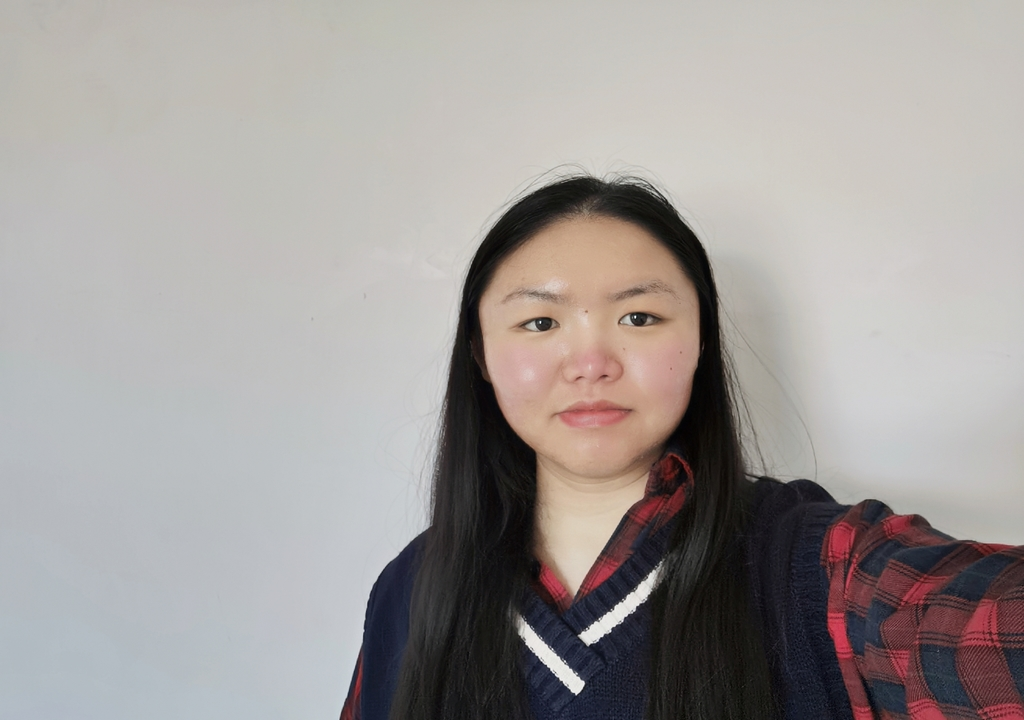
#> input picture Image Basic/face_01_u6589143.jpg, 1024 x 720 px; its folder holds only this picture in this run
$ python -i contour_demo.py   (imports and definitions only)   (older library calls are emulated)
#> lines starting #> are read from the running program, lines starting #| are printed output that depends on the picture
#> further down, picture is the input picture: shape (720, 1024, 3); mean B, G, R 153.2, 155.3, 160.4
# Code from Saurabh Gupta
from tqdm import tqdm
import os, sys, numpy as np, cv2

sys.path.insert(0, 'pybsds')
from scipy import signal
from skimage.util import img_as_float
from skimage.io import imread
from pybsds.bsds_dataset import BSDSDataset
from pybsds import evaluate_boundaries
import matplotlib

# [1 line not run here, left out]
from matplotlib import pyplot as plt

GT_DIR = os.path.join('contour-data', 'groundTruth')
IMAGE_DIR = os.path.join('contour-data', 'images')
N_THRESHOLDS = 99


def get_imlist(name):
    imlist = np.loadtxt('contour-data/{}.imlist'.format(name))
    return imlist.astype(np.int)


# [15 lines left out: function compute_edges_dxdy, not called in this run]


def sobel_edge_dxdy(gray):
    dx = signal.convolve2d(gray, np.mat([1, 2, 1]).T * np.mat([1, 0, -1]), mode='same')
    dy = signal.convolve2d(gray, np.mat([1, 0, -1]).T * np.mat([1, 2, 1]), mode='same')

    return dx, dy


def canny_edge(gray):
    # gaussian blur
    gray_gau = cv2.GaussianBlur(gray, (3, 3), 0.8)

    # sobel edge detection
    dx, dy = sobel_edge_dxdy(gray_gau)
    mag = np.sqrt(dx ** 2 + dy ** 2)
    h, w = mag.shape
    non_max = np.zeros((h, w))

    # non - maximum suppression and interpolation
    for i in range(1, h - 1):
        for j in range(1, w - 1):
            if mag[i, j] != 0:
                grad_x = dx[i, j]
                grad_y = dy[i, j]

                # if the gradient along y is larger
                # the derivative tends to y

                if np.abs(grad_x) < np.abs(grad_y):
                    weight = np.abs(grad_x) / np.abs(grad_y)
                    grad2 = mag[i - 1, j]
                    grad4 = mag[i + 1, j]

                    # if the signs of both derivate of x and y are same
                    # the position of pixel are:
                    # g1    g2
                    #       c
                    #       g4    g3
                    if grad_x * grad_y > 0:
                        grad1 = mag[i - 1, j - 1]
                        grad3 = mag[i + 1, j + 1]

                    # the signs are different
                    #       g2    g1
                    #       c
                    # g3    g4
                    else:
                        grad1 = mag[i - 1, j + 1]
                        grad3 = mag[i + 1, j - 1]

                # if the gradient along x is larger
                else:
                    weight = np.abs(grad_y) / np.abs(grad_x)
                    grad2 = mag[i, j - 1]
                    grad4 = mag[i, j + 1]

                    # signs same
                    #             g3
                    # g2    c     g4
                    # g1
                    if grad_x * grad_y > 0:
                        grad1 = mag[i + 1, j - 1]
                        grad3 = mag[i - 1, j + 1]

                    # signs different
                    # g1
                    # g2    c     g4
                    #             g3
                    else:
                        grad1 = mag[i - 1, j - 1]
                        grad3 = mag[i + 1, j + 1]

                # interpolation
                mag1 = weight * grad1 + (1 - weight) * grad2
                mag2 = weight * grad3 + (1 - weight) * grad4

                if mag[i, j] >= mag1 and mag[i, j] >= mag2:
                    non_max[i, j] = mag[i, j]

    mag = non_max * 255 / np.max(non_max)
    out = np.clip(mag, 0, 255).astype(np.uint8)
    return out


def lab_edge(I):
    lab = cv2.cvtColor(I, cv2.COLOR_BGR2LAB)
#> lab: shape (720, 1024, 3); mean of channels 0, 1, 2 161.5, 129.8, 129.9
    l, a, b = cv2.split(lab)
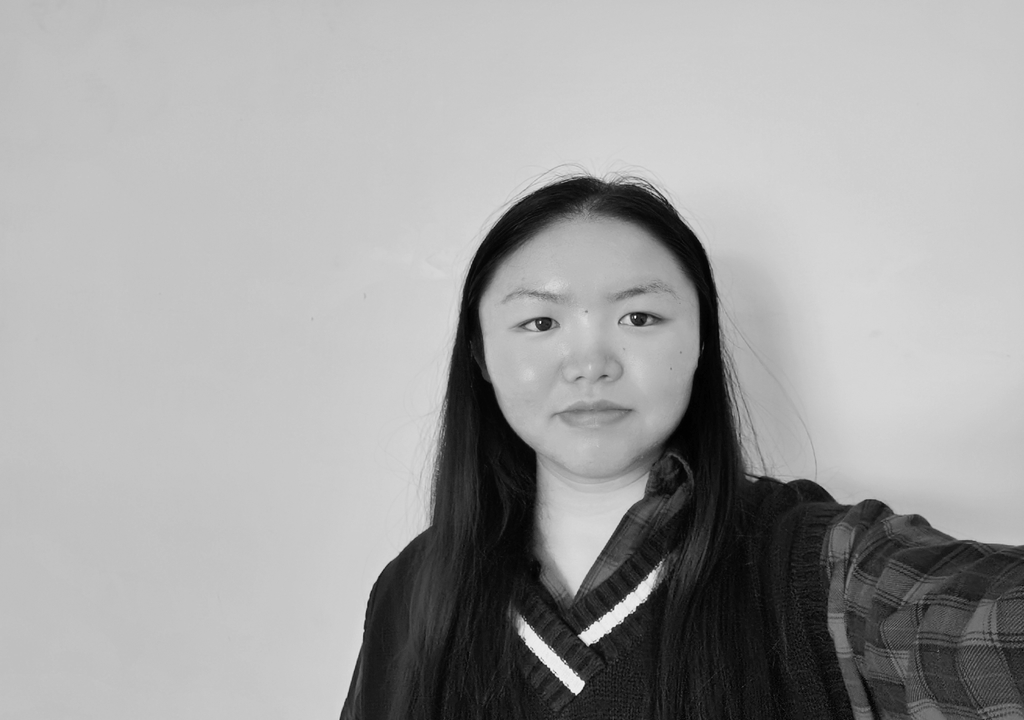
#> l: shape (720, 1024); min 0, max 255, mean 161.5
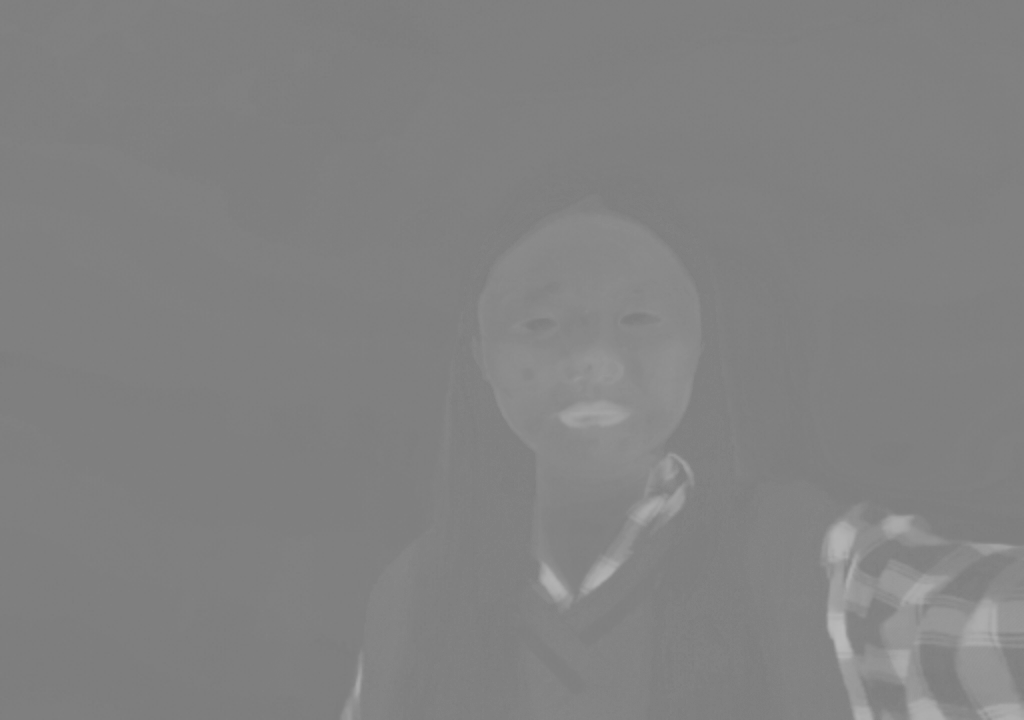
#> a: shape (720, 1024); min 124, max 186, mean 129.8
    l_edge = canny_edge(l)
#> in sobel_edge_dxdy, `dx = signal.convolve2d(gray, np.mat([1, 2, 1]).T * np.mat([1, 0, -1]),..`:
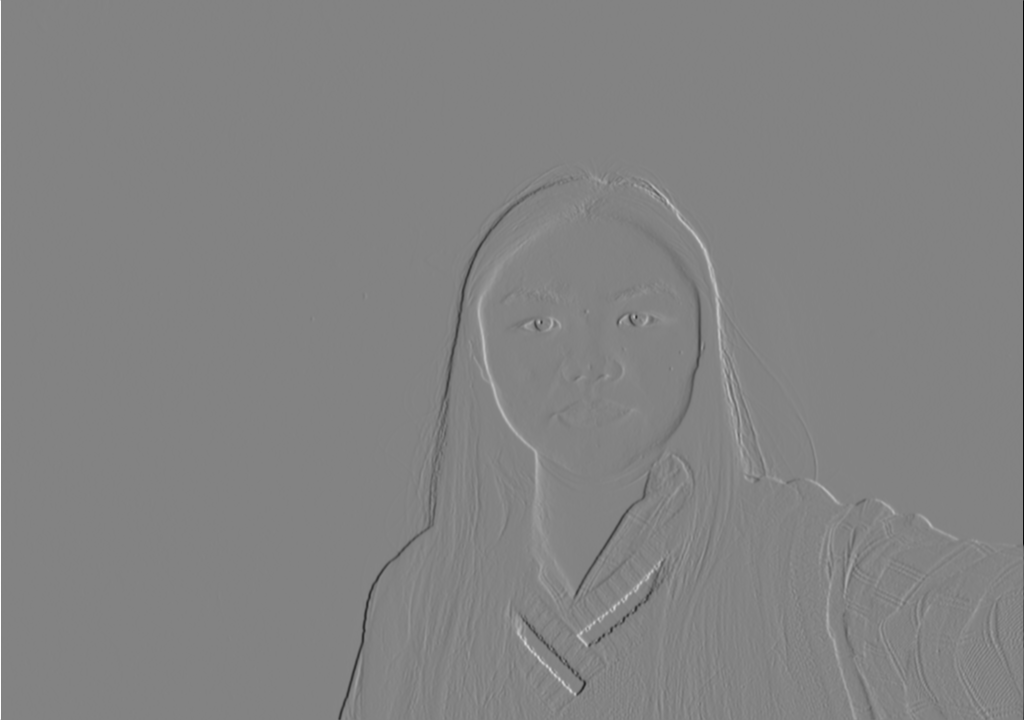
#> dx: shape (720, 1024) int64; min -828, max 780, mean -0.1; drawn with min black and max white
#> in sobel_edge_dxdy, `dy = signal.convolve2d(gray, np.mat([1, 0, -1]).T * np.mat([1, 2, 1]),..`:
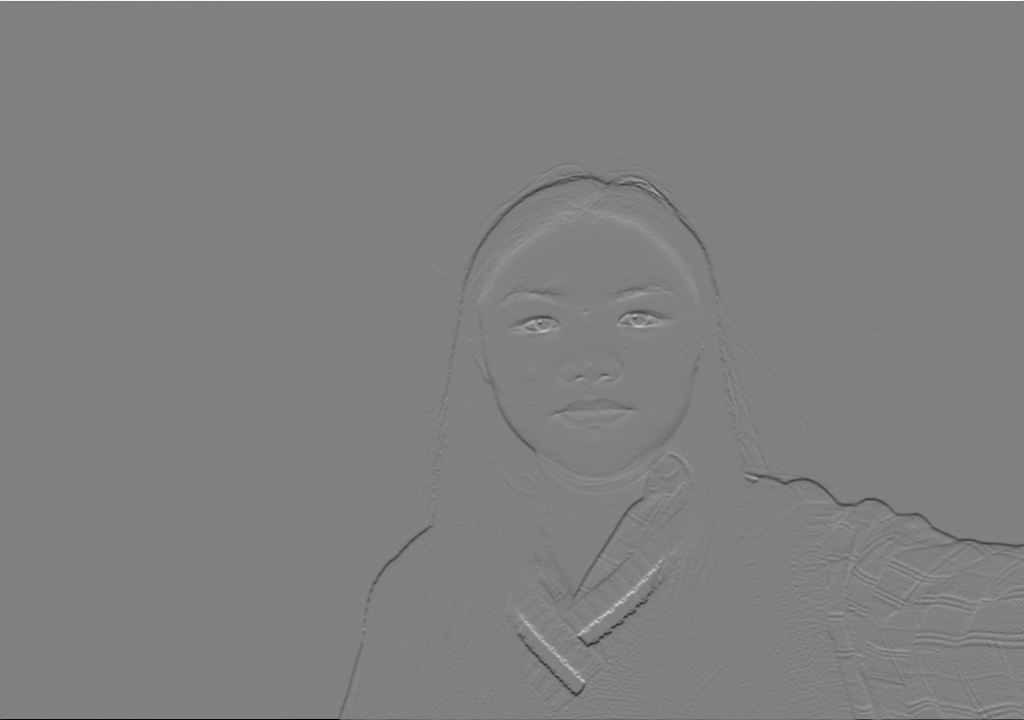
#> dy: shape (720, 1024) int64; min -829, max 811, mean -0.6; drawn with min black and max white
#> after the loop in canny_edge, `for i in range(1, h - 1):`:
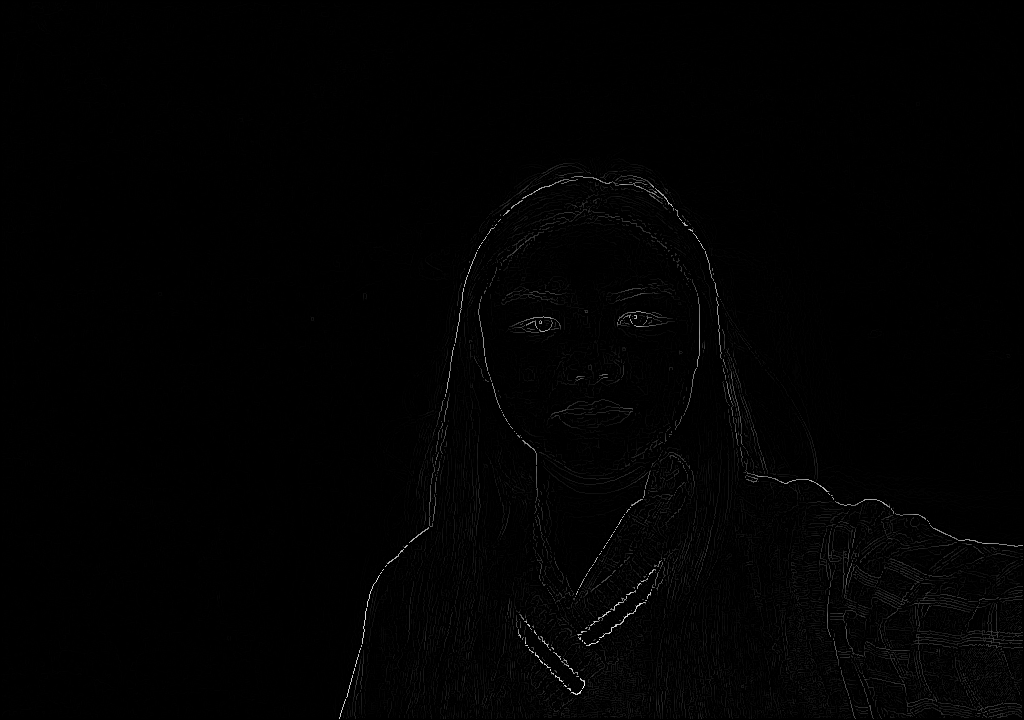
#> non_max: shape (720, 1024) float64; min 0, max 622.7, mean 5.1; drawn with min black and max white
    a_edge = canny_edge(a)
#> in canny_edge (call 2), `mag = np.sqrt(dx ** 2 + dy ** 2)`:
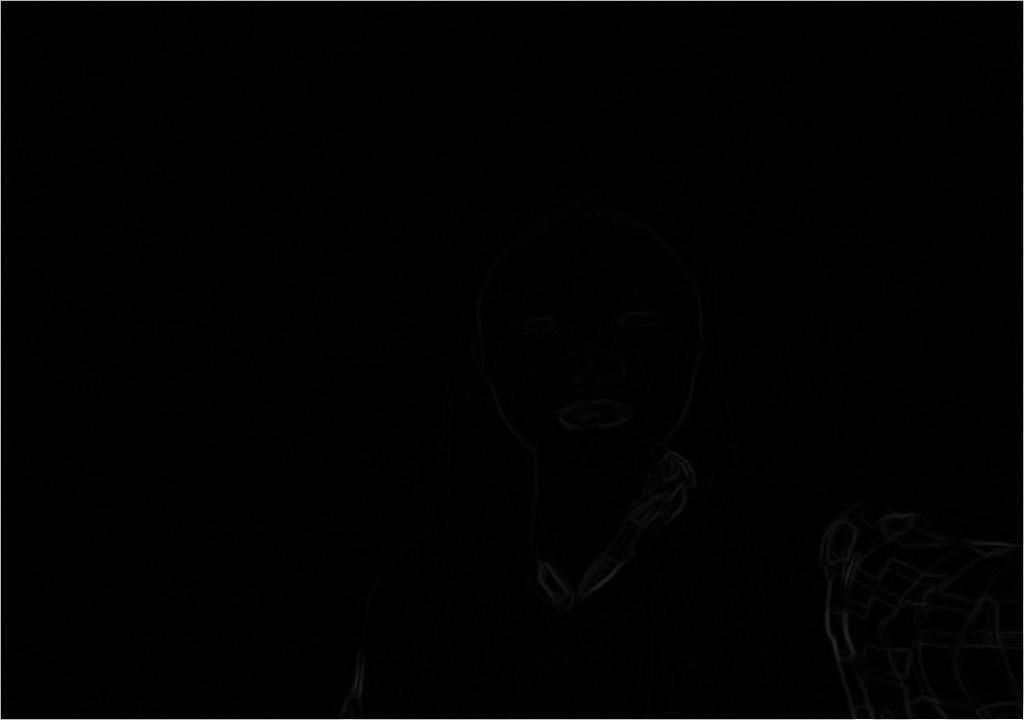
#> mag: shape (720, 1024) float64; min 0, max 714.2, mean 5.4; drawn with min black and max white
    b_edge = canny_edge(b)
    merge = np.copy(l_edge)
    merge[a_edge == 255] = 255
#> merge: shape (720, 1024); min 0, max 255, mean 1.9
    merge[b_edge == 255] = 255
#> merge: shape (720, 1024); min 0, max 255, mean 1.9

    return merge


# [18 lines left out: function detect_edges, not called in this run]


def load_gt_boundaries(imname):
    gt_path = os.path.join(GT_DIR, '{}.mat'.format(imname))
    return BSDSDataset.load_boundaries(gt_path)


def load_pred(output_dir, imname):
    pred_path = os.path.join(output_dir, '{}.png'.format(imname))
    return img_as_float(imread(pred_path))


# [30 lines left out: function display_results, not called in this run]


# [23 lines not run here, left out]

>>> import cv2
>>> picture = cv2.imread('../Image Basic/face_01_u6589143.jpg')
>>> result = lab_edge(picture)
